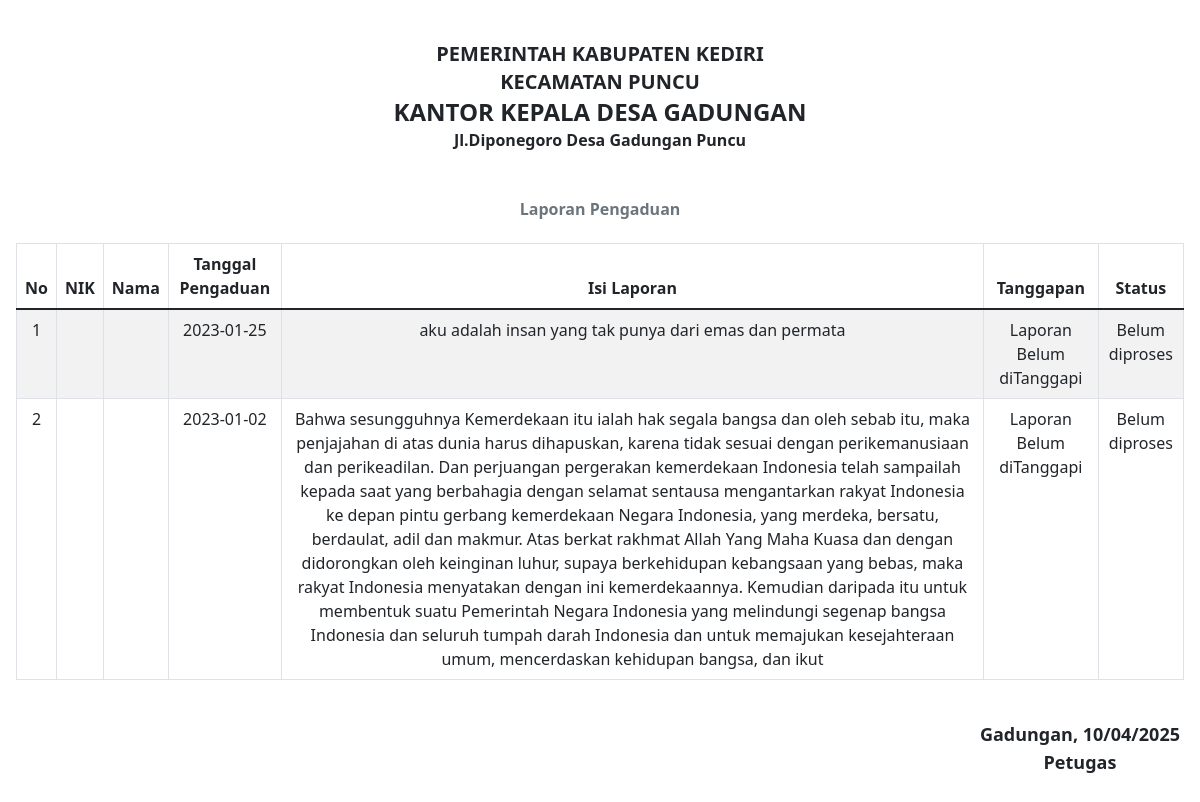
The app's page /admin/ctk.php with its own data.
### tables this page shows
CREATE TABLE `pengaduan` (
  `id_pengaduan` int NOT NULL,
  `tgl_pengaduan` date NOT NULL,
  `nik` char(16) NOT NULL,
  `isi_laporan` text NOT NULL,
  `foto` varchar(255) NOT NULL,
  `status` enum('0','proses','selesai') NOT NULL
);

### admin/ctk.php (the view, shortened to what this page needs)
<!DOCTYPE html>
<html lang="en">
    <head>
        <link href="https://cdn.jsdelivr.net/npm/simple-datatables@latest/dist/style.css" rel="stylesheet" />
        <link href="../assets/css/styles.css" rel="stylesheet" />
        <script src="https://cdn.tailwindcss.com"></script>
    </head>
    <body class="sb-nav-fixed">
    <div class="card-body">
      <div class="mt-4">
        <div class="">
          <div class="">
            <div class="text-xl text-center font-bold" align="center">PEMERINTAH KABUPATEN KEDIRI</div>
            <div class="text-xl text-center font-bold" align="center">KECAMATAN PUNCU</div>
            <div class="text-2xl text-center font-bold" align="center">KANTOR KEPALA DESA GADUNGAN</div>
            <div class="text-md text-center font-bold" align="center">Jl.Diponegoro Desa Gadungan Puncu </div>
          </div>
        </div>
      </div>
        <br>
        <br>
        <h5 class="fw-bold text-secondary " align="center">Laporan Pengaduan</h5>
        <br>
        <table id="example1" class="table table-bordered table-striped" style="text-align:center">
                  <thead>
                  <tr>
                    <th>No</th>
                    <th>NIK</th>
                    <th>Nama</th>
                    <th>Tanggal Pengaduan</th>
                    <th>Isi Laporan</th>
                    <th>Tanggapan</th>
                    <th>Status</th>
                  </tr>
                  </thead>
                  <tbody>
                  <?php
                    include "../proses/koneksi.php";
                    $no = 1;
                    $tampil=mysqli_query($koneksi,"select m.nik,m.nama,p.tgl_pengaduan,p.status,t.tanggapan,p.isi_laporan,t.tgl_tanggapan from pengaduan p left join masyarakat m on p.nik=m.nik left join tanggapan t on p.id_pengaduan=t.id_pengaduan");
                    while($data=mysqli_fetch_array($tampil)) {
                  ?>
                    <tr>
                      <td><?php echo $no++?></td>
                      <td><?php echo $data['nik'] ?></td>
                      <td><?php echo $data['nama'] ?></td>
                      <td><?php echo $data['tgl_pengaduan'] ?></td>
                      <td><?php echo $data['isi_laporan'] ?></td>
                      <td>
                            <?php echo $data['tanggapan'];
                            if(empty($data['tanggapan'])){
                                echo "Laporan Belum diTanggapi";
                                }
                            ?>
                      </td>
                      <td>
                        <?php
                            if($data['status'] == '0'){
                                echo "Belum diproses";
                            }else if($data['status'] == 'proses'){
                                echo "Sudah diverifikasi";
                            }else{
                                echo "Selesai";
                            }
                        ?>
                      </td>
                    </tr>
                  <?php
                    }
                  ?>
                  </tbody>
                </table>
                <br>
                <div class="absolute  right-5">
                    <h6 class="text-lg font-semibold text-center">Gadungan, <?php echo date('d/m/Y') ?></h6>
                    <h6 class="text-lg font-semibold text-center">Petugas</h6>
                    <br>
                    <br>
                    <br>
                    <br>
                </div>
              </div>
        </body>
</html>

### records on screen
pengaduan: tgl_pengaduan "2023-01-25", isi_laporan "aku adalah insan yang tak punya dari emas dan permata", status "Belum diproses"
pengaduan: tgl_pengaduan "2023-01-02", isi_laporan "Bahwa sesungguhnya Kemerdekaan itu ialah hak segala bangsa dan oleh sebab itu, maka penjajahan di atas dunia harus dihapuskan, karena tidak sesuai dengan perikemanusiaan dan perikeadilan. Dan perjuangan pergerakan kemerdekaan Indonesia telah sampailah kepada saat yang berbahagia dengan selamat sentausa mengantarkan rakyat Indonesia ke depan pintu gerbang kemerdekaan Negara Indonesia, yang merdeka, bersatu, berdaulat, adil dan makmur. Atas berkat rakhmat Allah Yang Maha Kuasa dan dengan didorongkan oleh keinginan luhur, supaya berkehidupan kebangsaan yang bebas, maka rakyat Indonesia menyatakan dengan ini kemerdekaannya. Kemudian daripada itu untuk membentuk suatu Pemerintah Negara Indonesia…", status "Belum diproses"
